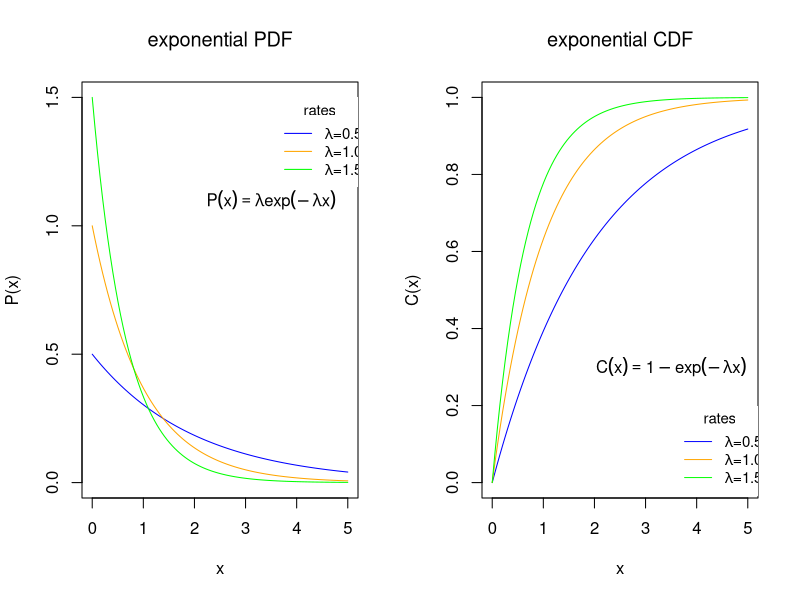

This figure's R source:
library(matlab)


# exponential probability density function with rate a
exponentialPDF = function (x, a=1.0)
{
  return (a*exp(-a*x))
}


# exponential cumulative density function with rate a
exponentialCDF = function (x, a=1.0)
{
  return (1 - exp(-a*x))
}


view = function()
{
  
  # rate parameters
  l1  = 0.5
  l2  = 1.0
  l3  = 1.5
  
  X   = linspace(0.0, 5.0, 100)
  
  Yp1 = exponentialPDF(X, l1)
  Yp2 = exponentialPDF(X, l2)
  Yp3 = exponentialPDF(X, l3)
  
  Yc1 = exponentialCDF(X, l1)
  Yc2 = exponentialCDF(X, l2)
  Yc3 = exponentialCDF(X, l3)
  
  par(mfrow=c(1, 2))
  
  # plot probability density function
  plot(X, Yp1, type="l", 
       xlab="x", ylab="P(x)",
       ylim=c(0.0, 1.5), col="blue", main=bquote(paste("exponential PDF")))
  
  par(new=T)
  
  plot(X, Yp2, type="l", 
       xlab="", ylab="", 
       ylim=c(0.0, 1.5), col="orange", axes=F)
  
  par(new=T)
  
  plot(X, Yp3, type="l", 
       xlab="", ylab="", 
       ylim=c(0.0, 1.5), col="green", axes=F)
  
  text(3.5, 1.1, expression(P(x) == lambda*exp(-lambda*x)))
  
  legend(3.5, 1.5, title="rates", 
         legend=c(expression(paste(lambda, "=0.5")), 
                  expression(paste(lambda, "=1.0")), 
                  expression(paste(lambda, "=1.5"))),
         col=c("blue", "orange", "green"), box.lty=0, lty=1:1, cex=0.9)
  
  
  # plot cumulative density function
  plot(X, Yc1, type="l", 
       xlab="x",  ylab="C(x)", 
       ylim=c(0.0, 1.0), col="blue", main=bquote(paste("exponential CDF")))
  
  par(new=T)
  
  plot(X, Yc2, type="l", 
       xlab="", ylab="", 
       ylim=c(0.0, 1.0), col="orange", axes=F)
  
  par(new=T)
  
  plot(X, Yc3, type="l", 
       xlab="", ylab="", 
       ylim=c(0.0, 1.0), col="green", axes=F)
  
  text(3.5, 0.3, expression(C(x) == 1 - exp(-lambda*x)))
  
  legend(3.5, 0.2, title="rates", 
         legend=c(expression(paste(lambda, "=0.5")), 
                  expression(paste(lambda, "=1.0")), 
                  expression(paste(lambda, "=1.5"))),
         col=c("blue", "orange", "green"), box.lty=0, lty=1:1, cex=0.9)
  
}
  

view()
